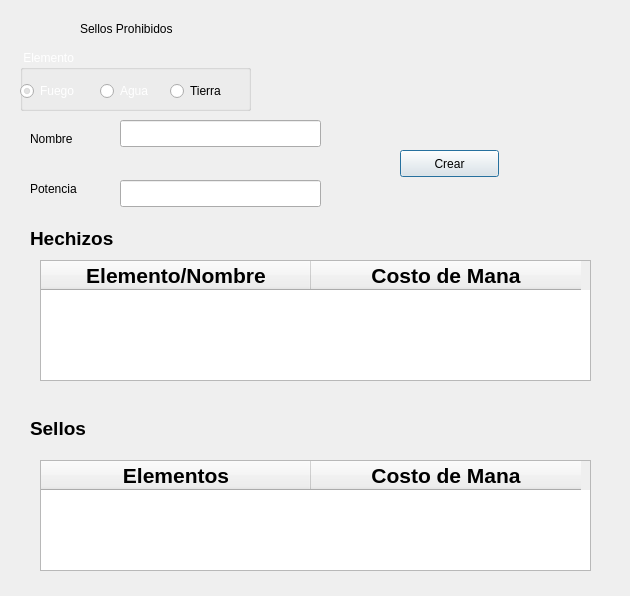
<?xml version="1.0" encoding="UTF-8"?>
<ui version="4.0">
 <class>crear</class>
 <widget class="QDialog" name="crear">
  <property name="geometry">
   <rect>
    <x>0</x>
    <y>0</y>
    <width>630</width>
    <height>596</height>
   </rect>
  </property>
  <property name="windowTitle">
   <string>Dialog</string>
  </property>
  <widget class="QLabel" name="label_2">
   <property name="geometry">
    <rect>
     <x>80</x>
     <y>20</y>
     <width>231</width>
     <height>17</height>
    </rect>
   </property>
   <property name="text">
    <string>Sellos Prohibidos</string>
   </property>
  </widget>
  <widget class="QGroupBox" name="grupo1">
   <property name="geometry">
    <rect>
     <x>20</x>
     <y>50</y>
     <width>231</width>
     <height>61</height>
    </rect>
   </property>
   <property name="palette">
    <palette>
     <active>
      <colorrole role="WindowText">
       <brush brushstyle="SolidPattern">
        <color alpha="255">
         <red>255</red>
         <green>255</green>
         <blue>255</blue>
        </color>
       </brush>
      </colorrole>
      <colorrole role="Button">
       <brush brushstyle="SolidPattern">
        <color alpha="255">
         <red>255</red>
         <green>255</green>
         <blue>255</blue>
        </color>
       </brush>
      </colorrole>
      <colorrole role="Midlight">
       <brush brushstyle="SolidPattern">
        <color alpha="255">
         <red>255</red>
         <green>255</green>
         <blue>255</blue>
        </color>
       </brush>
      </colorrole>
      <colorrole role="Dark">
       <brush brushstyle="SolidPattern">
        <color alpha="255">
         <red>255</red>
         <green>255</green>
         <blue>255</blue>
        </color>
       </brush>
      </colorrole>
      <colorrole role="Mid">
       <brush brushstyle="SolidPattern">
        <color alpha="255">
         <red>255</red>
         <green>255</green>
         <blue>255</blue>
        </color>
       </brush>
      </colorrole>
      <colorrole role="Text">
       <brush brushstyle="SolidPattern">
        <color alpha="255">
         <red>255</red>
         <green>255</green>
         <blue>255</blue>
        </color>
       </brush>
      </colorrole>
      <colorrole role="ButtonText">
       <brush brushstyle="SolidPattern">
        <color alpha="255">
         <red>255</red>
         <green>255</green>
         <blue>255</blue>
        </color>
       </brush>
      </colorrole>
      <colorrole role="Base">
       <brush brushstyle="SolidPattern">
        <color alpha="255">
         <red>255</red>
         <green>255</green>
         <blue>255</blue>
        </color>
       </brush>
      </colorrole>
      <colorrole role="Window">
       <brush brushstyle="SolidPattern">
        <color alpha="255">
         <red>255</red>
         <green>255</green>
         <blue>255</blue>
        </color>
       </brush>
      </colorrole>
      <colorrole role="Shadow">
       <brush brushstyle="SolidPattern">
        <color alpha="255">
         <red>255</red>
         <green>255</green>
         <blue>255</blue>
        </color>
       </brush>
      </colorrole>
      <colorrole role="Highlight">
       <brush brushstyle="SolidPattern">
        <color alpha="255">
         <red>255</red>
         <green>255</green>
         <blue>255</blue>
        </color>
       </brush>
      </colorrole>
      <colorrole role="Link">
       <brush brushstyle="SolidPattern">
        <color alpha="255">
         <red>255</red>
         <green>255</green>
         <blue>255</blue>
        </color>
       </brush>
      </colorrole>
      <colorrole role="LinkVisited">
       <brush brushstyle="SolidPattern">
        <color alpha="255">
         <red>255</red>
         <green>255</green>
         <blue>255</blue>
        </color>
       </brush>
      </colorrole>
      <colorrole role="AlternateBase">
       <brush brushstyle="SolidPattern">
        <color alpha="255">
         <red>255</red>
         <green>255</green>
         <blue>255</blue>
        </color>
       </brush>
      </colorrole>
     </active>
     <inactive>
      <colorrole role="WindowText">
       <brush brushstyle="SolidPattern">
        <color alpha="255">
         <red>255</red>
         <green>255</green>
         <blue>255</blue>
        </color>
       </brush>
      </colorrole>
      <colorrole role="Button">
       <brush brushstyle="SolidPattern">
        <color alpha="255">
         <red>255</red>
         <green>255</green>
         <blue>255</blue>
        </color>
       </brush>
      </colorrole>
      <colorrole role="Midlight">
       <brush brushstyle="SolidPattern">
        <color alpha="255">
         <red>255</red>
         <green>255</green>
         <blue>255</blue>
        </color>
       </brush>
      </colorrole>
      <colorrole role="Dark">
       <brush brushstyle="SolidPattern">
        <color alpha="255">
         <red>255</red>
         <green>255</green>
         <blue>255</blue>
        </color>
       </brush>
      </colorrole>
      <colorrole role="Mid">
       <brush brushstyle="SolidPattern">
        <color alpha="255">
         <red>255</red>
         <green>255</green>
         <blue>255</blue>
        </color>
       </brush>
      </colorrole>
      <colorrole role="Text">
       <brush brushstyle="SolidPattern">
        <color alpha="255">
         <red>255</red>
         <green>255</green>
         <blue>255</blue>
        </color>
       </brush>
      </colorrole>
      <colorrole role="ButtonText">
       <brush brushstyle="SolidPattern">
        <color alpha="255">
         <red>255</red>
         <green>255</green>
         <blue>255</blue>
        </color>
       </brush>
      </colorrole>
      <colorrole role="Base">
       <brush brushstyle="SolidPattern">
        <color alpha="255">
         <red>255</red>
         <green>255</green>
         <blue>255</blue>
        </color>
       </brush>
      </colorrole>
      <colorrole role="Window">
       <brush brushstyle="SolidPattern">
        <color alpha="255">
         <red>255</red>
         <green>255</green>
         <blue>255</blue>
        </color>
       </brush>
      </colorrole>
      <colorrole role="Shadow">
       <brush brushstyle="SolidPattern">
        <color alpha="255">
         <red>255</red>
         <green>255</green>
         <blue>255</blue>
        </color>
       </brush>
      </colorrole>
      <colorrole role="Highlight">
       <brush brushstyle="SolidPattern">
        <color alpha="255">
         <red>255</red>
         <green>255</green>
         <blue>255</blue>
        </color>
       </brush>
      </colorrole>
      <colorrole role="Link">
       <brush brushstyle="SolidPattern">
        <color alpha="255">
         <red>255</red>
         <green>255</green>
         <blue>255</blue>
        </color>
       </brush>
      </colorrole>
      <colorrole role="LinkVisited">
       <brush brushstyle="SolidPattern">
        <color alpha="255">
         <red>255</red>
         <green>255</green>
         <blue>255</blue>
        </color>
       </brush>
      </colorrole>
      <colorrole role="AlternateBase">
       <brush brushstyle="SolidPattern">
        <color alpha="255">
         <red>255</red>
         <green>255</green>
         <blue>255</blue>
        </color>
       </brush>
      </colorrole>
     </inactive>
     <disabled>
      <colorrole role="WindowText">
       <brush brushstyle="SolidPattern">
        <color alpha="255">
         <red>255</red>
         <green>255</green>
         <blue>255</blue>
        </color>
       </brush>
      </colorrole>
      <colorrole role="Button">
       <brush brushstyle="SolidPattern">
        <color alpha="255">
         <red>255</red>
         <green>255</green>
         <blue>255</blue>
        </color>
       </brush>
      </colorrole>
      <colorrole role="Midlight">
       <brush brushstyle="SolidPattern">
        <color alpha="255">
         <red>255</red>
         <green>255</green>
         <blue>255</blue>
        </color>
       </brush>
      </colorrole>
      <colorrole role="Dark">
       <brush brushstyle="SolidPattern">
        <color alpha="255">
         <red>255</red>
         <green>255</green>
         <blue>255</blue>
        </color>
       </brush>
      </colorrole>
      <colorrole role="Mid">
       <brush brushstyle="SolidPattern">
        <color alpha="255">
         <red>255</red>
         <green>255</green>
         <blue>255</blue>
        </color>
       </brush>
      </colorrole>
      <colorrole role="Text">
       <brush brushstyle="SolidPattern">
        <color alpha="255">
         <red>255</red>
         <green>255</green>
         <blue>255</blue>
        </color>
       </brush>
      </colorrole>
      <colorrole role="ButtonText">
       <brush brushstyle="SolidPattern">
        <color alpha="255">
         <red>255</red>
         <green>255</green>
         <blue>255</blue>
        </color>
       </brush>
      </colorrole>
      <colorrole role="Base">
       <brush brushstyle="SolidPattern">
        <color alpha="255">
         <red>255</red>
         <green>255</green>
         <blue>255</blue>
        </color>
       </brush>
      </colorrole>
      <colorrole role="Window">
       <brush brushstyle="SolidPattern">
        <color alpha="255">
         <red>255</red>
         <green>255</green>
         <blue>255</blue>
        </color>
       </brush>
      </colorrole>
      <colorrole role="Shadow">
       <brush brushstyle="SolidPattern">
        <color alpha="255">
         <red>255</red>
         <green>255</green>
         <blue>255</blue>
        </color>
       </brush>
      </colorrole>
      <colorrole role="Highlight">
       <brush brushstyle="SolidPattern">
        <color alpha="255">
         <red>240</red>
         <green>240</green>
         <blue>240</blue>
        </color>
       </brush>
      </colorrole>
      <colorrole role="Link">
       <brush brushstyle="SolidPattern">
        <color alpha="255">
         <red>255</red>
         <green>255</green>
         <blue>255</blue>
        </color>
       </brush>
      </colorrole>
      <colorrole role="LinkVisited">
       <brush brushstyle="SolidPattern">
        <color alpha="255">
         <red>255</red>
         <green>255</green>
         <blue>255</blue>
        </color>
       </brush>
      </colorrole>
      <colorrole role="AlternateBase">
       <brush brushstyle="SolidPattern">
        <color alpha="255">
         <red>255</red>
         <green>255</green>
         <blue>255</blue>
        </color>
       </brush>
      </colorrole>
     </disabled>
    </palette>
   </property>
   <property name="title">
    <string> Elemento</string>
   </property>
   <widget class="QRadioButton" name="rb_fuego">
    <property name="geometry">
     <rect>
      <x>0</x>
      <y>30</y>
      <width>71</width>
      <height>22</height>
     </rect>
    </property>
    <property name="autoFillBackground">
     <bool>false</bool>
    </property>
    <property name="text">
     <string>Fuego</string>
    </property>
    <property name="checked">
     <bool>true</bool>
    </property>
   </widget>
   <widget class="QRadioButton" name="rb_agua">
    <property name="geometry">
     <rect>
      <x>80</x>
      <y>30</y>
      <width>71</width>
      <height>22</height>
     </rect>
    </property>
    <property name="palette">
     <palette>
      <active>
       <colorrole role="WindowText">
        <brush brushstyle="SolidPattern">
         <color alpha="255">
          <red>255</red>
          <green>255</green>
          <blue>255</blue>
         </color>
        </brush>
       </colorrole>
       <colorrole role="Button">
        <brush brushstyle="SolidPattern">
         <color alpha="255">
          <red>255</red>
          <green>255</green>
          <blue>255</blue>
         </color>
        </brush>
       </colorrole>
       <colorrole role="Midlight">
        <brush brushstyle="SolidPattern">
         <color alpha="255">
          <red>255</red>
          <green>255</green>
          <blue>255</blue>
         </color>
        </brush>
       </colorrole>
       <colorrole role="Dark">
        <brush brushstyle="SolidPattern">
         <color alpha="255">
          <red>255</red>
          <green>255</green>
          <blue>255</blue>
         </color>
        </brush>
       </colorrole>
       <colorrole role="Mid">
        <brush brushstyle="SolidPattern">
         <color alpha="255">
          <red>255</red>
          <green>255</green>
          <blue>255</blue>
         </color>
        </brush>
       </colorrole>
       <colorrole role="Text">
        <brush brushstyle="SolidPattern">
         <color alpha="255">
          <red>255</red>
          <green>255</green>
          <blue>255</blue>
         </color>
        </brush>
       </colorrole>
       <colorrole role="ButtonText">
        <brush brushstyle="SolidPattern">
         <color alpha="255">
          <red>76</red>
          <green>76</green>
          <blue>76</blue>
         </color>
        </brush>
       </colorrole>
       <colorrole role="NoRole">
        <brush brushstyle="SolidPattern">
         <color alpha="255">
          <red>255</red>
          <green>255</green>
          <blue>255</blue>
         </color>
        </brush>
       </colorrole>
      </active>
      <inactive>
       <colorrole role="WindowText">
        <brush brushstyle="SolidPattern">
         <color alpha="255">
          <red>255</red>
          <green>255</green>
          <blue>255</blue>
         </color>
        </brush>
       </colorrole>
       <colorrole role="Button">
        <brush brushstyle="SolidPattern">
         <color alpha="255">
          <red>255</red>
          <green>255</green>
          <blue>255</blue>
         </color>
        </brush>
       </colorrole>
       <colorrole role="Midlight">
        <brush brushstyle="SolidPattern">
         <color alpha="255">
          <red>255</red>
          <green>255</green>
          <blue>255</blue>
         </color>
        </brush>
       </colorrole>
       <colorrole role="Dark">
        <brush brushstyle="SolidPattern">
         <color alpha="255">
          <red>255</red>
          <green>255</green>
          <blue>255</blue>
         </color>
        </brush>
       </colorrole>
       <colorrole role="Mid">
        <brush brushstyle="SolidPattern">
         <color alpha="255">
          <red>255</red>
          <green>255</green>
          <blue>255</blue>
         </color>
        </brush>
       </colorrole>
       <colorrole role="Text">
        <brush brushstyle="SolidPattern">
         <color alpha="255">
          <red>255</red>
          <green>255</green>
          <blue>255</blue>
         </color>
        </brush>
       </colorrole>
       <colorrole role="ButtonText">
        <brush brushstyle="SolidPattern">
         <color alpha="255">
          <red>76</red>
          <green>76</green>
          <blue>76</blue>
         </color>
        </brush>
       </colorrole>
       <colorrole role="NoRole">
        <brush brushstyle="SolidPattern">
         <color alpha="255">
          <red>255</red>
          <green>255</green>
          <blue>255</blue>
         </color>
        </brush>
       </colorrole>
      </inactive>
      <disabled>
       <colorrole role="WindowText">
        <brush brushstyle="SolidPattern">
         <color alpha="255">
          <red>255</red>
          <green>255</green>
          <blue>255</blue>
         </color>
        </brush>
       </colorrole>
       <colorrole role="Button">
        <brush brushstyle="SolidPattern">
         <color alpha="255">
          <red>255</red>
          <green>255</green>
          <blue>255</blue>
         </color>
        </brush>
       </colorrole>
       <colorrole role="Midlight">
        <brush brushstyle="SolidPattern">
         <color alpha="255">
          <red>255</red>
          <green>255</green>
          <blue>255</blue>
         </color>
        </brush>
       </colorrole>
       <colorrole role="Dark">
        <brush brushstyle="SolidPattern">
         <color alpha="255">
          <red>255</red>
          <green>255</green>
          <blue>255</blue>
         </color>
        </brush>
       </colorrole>
       <colorrole role="Mid">
        <brush brushstyle="SolidPattern">
         <color alpha="255">
          <red>255</red>
          <green>255</green>
          <blue>255</blue>
         </color>
        </brush>
       </colorrole>
       <colorrole role="Text">
        <brush brushstyle="SolidPattern">
         <color alpha="255">
          <red>255</red>
          <green>255</green>
          <blue>255</blue>
         </color>
        </brush>
       </colorrole>
       <colorrole role="ButtonText">
        <brush brushstyle="SolidPattern">
         <color alpha="255">
          <red>255</red>
          <green>255</green>
          <blue>255</blue>
         </color>
        </brush>
       </colorrole>
       <colorrole role="NoRole">
        <brush brushstyle="SolidPattern">
         <color alpha="255">
          <red>255</red>
          <green>255</green>
          <blue>255</blue>
         </color>
        </brush>
       </colorrole>
      </disabled>
     </palette>
    </property>
    <property name="text">
     <string>Agua</string>
    </property>
   </widget>
   <widget class="QRadioButton" name="rb_tierra">
    <property name="geometry">
     <rect>
      <x>150</x>
      <y>30</y>
      <width>81</width>
      <height>22</height>
     </rect>
    </property>
    <property name="palette">
     <palette>
      <active>
       <colorrole role="WindowText">
        <brush brushstyle="SolidPattern">
         <color alpha="255">
          <red>0</red>
          <green>0</green>
          <blue>0</blue>
         </color>
        </brush>
       </colorrole>
       <colorrole role="Button">
        <brush brushstyle="SolidPattern">
         <color alpha="255">
          <red>255</red>
          <green>255</green>
          <blue>255</blue>
         </color>
        </brush>
       </colorrole>
       <colorrole role="Light">
        <brush brushstyle="SolidPattern">
         <color alpha="255">
          <red>255</red>
          <green>255</green>
          <blue>255</blue>
         </color>
        </brush>
       </colorrole>
       <colorrole role="Midlight">
        <brush brushstyle="SolidPattern">
         <color alpha="255">
          <red>255</red>
          <green>255</green>
          <blue>255</blue>
         </color>
        </brush>
       </colorrole>
       <colorrole role="Dark">
        <brush brushstyle="SolidPattern">
         <color alpha="255">
          <red>127</red>
          <green>127</green>
          <blue>127</blue>
         </color>
        </brush>
       </colorrole>
       <colorrole role="Mid">
        <brush brushstyle="SolidPattern">
         <color alpha="255">
          <red>170</red>
          <green>170</green>
          <blue>170</blue>
         </color>
        </brush>
       </colorrole>
       <colorrole role="Text">
        <brush brushstyle="SolidPattern">
         <color alpha="255">
          <red>0</red>
          <green>0</green>
          <blue>0</blue>
         </color>
        </brush>
       </colorrole>
       <colorrole role="BrightText">
        <brush brushstyle="SolidPattern">
         <color alpha="255">
          <red>255</red>
          <green>255</green>
          <blue>255</blue>
         </color>
        </brush>
       </colorrole>
       <colorrole role="ButtonText">
        <brush brushstyle="SolidPattern">
         <color alpha="255">
          <red>0</red>
          <green>0</green>
          <blue>0</blue>
         </color>
        </brush>
       </colorrole>
       <colorrole role="Base">
        <brush brushstyle="SolidPattern">
         <color alpha="255">
          <red>255</red>
          <green>255</green>
          <blue>255</blue>
         </color>
        </brush>
       </colorrole>
       <colorrole role="Window">
        <brush brushstyle="SolidPattern">
         <color alpha="255">
          <red>255</red>
          <green>255</green>
          <blue>255</blue>
         </color>
        </brush>
       </colorrole>
       <colorrole role="Shadow">
        <brush brushstyle="SolidPattern">
         <color alpha="255">
          <red>0</red>
          <green>0</green>
          <blue>0</blue>
         </color>
        </brush>
       </colorrole>
       <colorrole role="AlternateBase">
        <brush brushstyle="SolidPattern">
         <color alpha="255">
          <red>255</red>
          <green>255</green>
          <blue>255</blue>
         </color>
        </brush>
       </colorrole>
       <colorrole role="ToolTipBase">
        <brush brushstyle="SolidPattern">
         <color alpha="255">
          <red>255</red>
          <green>255</green>
          <blue>220</blue>
         </color>
        </brush>
       </colorrole>
       <colorrole role="ToolTipText">
        <brush brushstyle="SolidPattern">
         <color alpha="255">
          <red>0</red>
          <green>0</green>
          <blue>0</blue>
         </color>
        </brush>
       </colorrole>
      </active>
      <inactive>
       <colorrole role="WindowText">
        <brush brushstyle="SolidPattern">
         <color alpha="255">
          <red>0</red>
          <green>0</green>
          <blue>0</blue>
         </color>
        </brush>
       </colorrole>
       <colorrole role="Button">
        <brush brushstyle="SolidPattern">
         <color alpha="255">
          <red>255</red>
          <green>255</green>
          <blue>255</blue>
         </color>
        </brush>
       </colorrole>
       <colorrole role="Light">
        <brush brushstyle="SolidPattern">
         <color alpha="255">
          <red>255</red>
          <green>255</green>
          <blue>255</blue>
         </color>
        </brush>
       </colorrole>
       <colorrole role="Midlight">
        <brush brushstyle="SolidPattern">
         <color alpha="255">
          <red>255</red>
          <green>255</green>
          <blue>255</blue>
         </color>
        </brush>
       </colorrole>
       <colorrole role="Dark">
        <brush brushstyle="SolidPattern">
         <color alpha="255">
          <red>127</red>
          <green>127</green>
          <blue>127</blue>
         </color>
        </brush>
       </colorrole>
       <colorrole role="Mid">
        <brush brushstyle="SolidPattern">
         <color alpha="255">
          <red>170</red>
          <green>170</green>
          <blue>170</blue>
         </color>
        </brush>
       </colorrole>
       <colorrole role="Text">
        <brush brushstyle="SolidPattern">
         <color alpha="255">
          <red>0</red>
          <green>0</green>
          <blue>0</blue>
         </color>
        </brush>
       </colorrole>
       <colorrole role="BrightText">
        <brush brushstyle="SolidPattern">
         <color alpha="255">
          <red>255</red>
          <green>255</green>
          <blue>255</blue>
         </color>
        </brush>
       </colorrole>
       <colorrole role="ButtonText">
        <brush brushstyle="SolidPattern">
         <color alpha="255">
          <red>0</red>
          <green>0</green>
          <blue>0</blue>
         </color>
        </brush>
       </colorrole>
       <colorrole role="Base">
        <brush brushstyle="SolidPattern">
         <color alpha="255">
          <red>255</red>
          <green>255</green>
          <blue>255</blue>
         </color>
        </brush>
       </colorrole>
       <colorrole role="Window">
        <brush brushstyle="SolidPattern">
         <color alpha="255">
          <red>255</red>
          <green>255</green>
          <blue>255</blue>
         </color>
        </brush>
       </colorrole>
       <colorrole role="Shadow">
        <brush brushstyle="SolidPattern">
         <color alpha="255">
          <red>0</red>
          <green>0</green>
          <blue>0</blue>
         </color>
        </brush>
       </colorrole>
       <colorrole role="AlternateBase">
        <brush brushstyle="SolidPattern">
         <color alpha="255">
          <red>255</red>
          <green>255</green>
          <blue>255</blue>
         </color>
        </brush>
       </colorrole>
       <colorrole role="ToolTipBase">
        <brush brushstyle="SolidPattern">
         <color alpha="255">
          <red>255</red>
          <green>255</green>
          <blue>220</blue>
         </color>
        </brush>
       </colorrole>
       <colorrole role="ToolTipText">
        <brush brushstyle="SolidPattern">
         <color alpha="255">
          <red>0</red>
          <green>0</green>
          <blue>0</blue>
         </color>
        </brush>
       </colorrole>
      </inactive>
      <disabled>
       <colorrole role="WindowText">
        <brush brushstyle="SolidPattern">
         <color alpha="255">
          <red>127</red>
          <green>127</green>
          <blue>127</blue>
         </color>
        </brush>
       </colorrole>
       <colorrole role="Button">
        <brush brushstyle="SolidPattern">
         <color alpha="255">
          <red>255</red>
          <green>255</green>
          <blue>255</blue>
         </color>
        </brush>
       </colorrole>
       <colorrole role="Light">
        <brush brushstyle="SolidPattern">
         <color alpha="255">
          <red>255</red>
          <green>255</green>
          <blue>255</blue>
         </color>
        </brush>
       </colorrole>
       <colorrole role="Midlight">
        <brush brushstyle="SolidPattern">
         <color alpha="255">
          <red>255</red>
          <green>255</green>
          <blue>255</blue>
         </color>
        </brush>
       </colorrole>
       <colorrole role="Dark">
        <brush brushstyle="SolidPattern">
         <color alpha="255">
          <red>127</red>
          <green>127</green>
          <blue>127</blue>
         </color>
        </brush>
       </colorrole>
       <colorrole role="Mid">
        <brush brushstyle="SolidPattern">
         <color alpha="255">
          <red>170</red>
          <green>170</green>
          <blue>170</blue>
         </color>
        </brush>
       </colorrole>
       <colorrole role="Text">
        <brush brushstyle="SolidPattern">
         <color alpha="255">
          <red>127</red>
          <green>127</green>
          <blue>127</blue>
         </color>
        </brush>
       </colorrole>
       <colorrole role="BrightText">
        <brush brushstyle="SolidPattern">
         <color alpha="255">
          <red>255</red>
          <green>255</green>
          <blue>255</blue>
         </color>
        </brush>
       </colorrole>
       <colorrole role="ButtonText">
        <brush brushstyle="SolidPattern">
         <color alpha="255">
          <red>127</red>
          <green>127</green>
          <blue>127</blue>
         </color>
        </brush>
       </colorrole>
       <colorrole role="Base">
        <brush brushstyle="SolidPattern">
         <color alpha="255">
          <red>255</red>
          <green>255</green>
          <blue>255</blue>
         </color>
        </brush>
       </colorrole>
       <colorrole role="Window">
        <brush brushstyle="SolidPattern">
         <color alpha="255">
          <red>255</red>
          <green>255</green>
          <blue>255</blue>
         </color>
        </brush>
       </colorrole>
       <colorrole role="Shadow">
        <brush brushstyle="SolidPattern">
         <color alpha="255">
          <red>0</red>
          <green>0</green>
          <blue>0</blue>
         </color>
        </brush>
       </colorrole>
       <colorrole role="AlternateBase">
        <brush brushstyle="SolidPattern">
         <color alpha="255">
          <red>255</red>
          <green>255</green>
          <blue>255</blue>
         </color>
        </brush>
       </colorrole>
       <colorrole role="ToolTipBase">
        <brush brushstyle="SolidPattern">
         <color alpha="255">
          <red>255</red>
          <green>255</green>
          <blue>220</blue>
         </color>
        </brush>
       </colorrole>
       <colorrole role="ToolTipText">
        <brush brushstyle="SolidPattern">
         <color alpha="255">
          <red>0</red>
          <green>0</green>
          <blue>0</blue>
         </color>
        </brush>
       </colorrole>
      </disabled>
     </palette>
    </property>
    <property name="text">
     <string>Tierra</string>
    </property>
   </widget>
  </widget>
  <widget class="QLabel" name="label">
   <property name="geometry">
    <rect>
     <x>30</x>
     <y>130</y>
     <width>67</width>
     <height>17</height>
    </rect>
   </property>
   <property name="palette">
    <palette>
     <active>
      <colorrole role="Text">
       <brush brushstyle="SolidPattern">
        <color alpha="255">
         <red>255</red>
         <green>255</green>
         <blue>255</blue>
        </color>
       </brush>
      </colorrole>
     </active>
     <inactive>
      <colorrole role="Text">
       <brush brushstyle="SolidPattern">
        <color alpha="255">
         <red>255</red>
         <green>255</green>
         <blue>255</blue>
        </color>
       </brush>
      </colorrole>
     </inactive>
     <disabled>
      <colorrole role="Text">
       <brush brushstyle="SolidPattern">
        <color alpha="255">
         <red>159</red>
         <green>158</green>
         <blue>158</blue>
        </color>
       </brush>
      </colorrole>
     </disabled>
    </palette>
   </property>
   <property name="text">
    <string>Nombre</string>
   </property>
  </widget>
  <widget class="QLineEdit" name="tf_nombre">
   <property name="geometry">
    <rect>
     <x>120</x>
     <y>120</y>
     <width>201</width>
     <height>27</height>
    </rect>
   </property>
  </widget>
  <widget class="QLabel" name="label_3">
   <property name="geometry">
    <rect>
     <x>30</x>
     <y>180</y>
     <width>67</width>
     <height>17</height>
    </rect>
   </property>
   <property name="palette">
    <palette>
     <active>
      <colorrole role="Text">
       <brush brushstyle="SolidPattern">
        <color alpha="255">
         <red>255</red>
         <green>255</green>
         <blue>255</blue>
        </color>
       </brush>
      </colorrole>
     </active>
     <inactive>
      <colorrole role="Text">
       <brush brushstyle="SolidPattern">
        <color alpha="255">
         <red>255</red>
         <green>255</green>
         <blue>255</blue>
        </color>
       </brush>
      </colorrole>
     </inactive>
     <disabled>
      <colorrole role="Text">
       <brush brushstyle="SolidPattern">
        <color alpha="255">
         <red>159</red>
         <green>158</green>
         <blue>158</blue>
        </color>
       </brush>
      </colorrole>
     </disabled>
    </palette>
   </property>
   <property name="text">
    <string>Potencia</string>
   </property>
  </widget>
  <widget class="QLineEdit" name="tf_potencia">
   <property name="geometry">
    <rect>
     <x>120</x>
     <y>180</y>
     <width>201</width>
     <height>27</height>
    </rect>
   </property>
  </widget>
  <widget class="QPushButton" name="crearHechizos">
   <property name="geometry">
    <rect>
     <x>400</x>
     <y>150</y>
     <width>99</width>
     <height>27</height>
    </rect>
   </property>
   <property name="text">
    <string>Crear</string>
   </property>
  </widget>
  <widget class="QTableWidget" name="tabla1">
   <property name="geometry">
    <rect>
     <x>40</x>
     <y>260</y>
     <width>551</width>
     <height>121</height>
    </rect>
   </property>
   <property name="palette">
    <palette>
     <active>
      <colorrole role="Text">
       <brush brushstyle="SolidPattern">
        <color alpha="255">
         <red>0</red>
         <green>0</green>
         <blue>0</blue>
        </color>
       </brush>
      </colorrole>
      <colorrole role="Base">
       <brush brushstyle="SolidPattern">
        <color alpha="255">
         <red>255</red>
         <green>255</green>
         <blue>255</blue>
        </color>
       </brush>
      </colorrole>
     </active>
     <inactive>
      <colorrole role="Text">
       <brush brushstyle="SolidPattern">
        <color alpha="255">
         <red>0</red>
         <green>0</green>
         <blue>0</blue>
        </color>
       </brush>
      </colorrole>
      <colorrole role="Base">
       <brush brushstyle="SolidPattern">
        <color alpha="255">
         <red>255</red>
         <green>255</green>
         <blue>255</blue>
        </color>
       </brush>
      </colorrole>
     </inactive>
     <disabled>
      <colorrole role="Text">
       <brush brushstyle="SolidPattern">
        <color alpha="255">
         <red>159</red>
         <green>158</green>
         <blue>158</blue>
        </color>
       </brush>
      </colorrole>
      <colorrole role="Base">
       <brush brushstyle="SolidPattern">
        <color alpha="255">
         <red>255</red>
         <green>255</green>
         <blue>255</blue>
        </color>
       </brush>
      </colorrole>
     </disabled>
    </palette>
   </property>
   <property name="font">
    <font>
     <pointsize>16</pointsize>
     <weight>75</weight>
     <bold>true</bold>
    </font>
   </property>
   <property name="autoFillBackground">
    <bool>false</bool>
   </property>
   <property name="autoScrollMargin">
    <number>15</number>
   </property>
   <attribute name="horizontalHeaderCascadingSectionResizes">
    <bool>true</bool>
   </attribute>
   <attribute name="horizontalHeaderDefaultSectionSize">
    <number>270</number>
   </attribute>
   <attribute name="horizontalHeaderShowSortIndicator" stdset="0">
    <bool>false</bool>
   </attribute>
   <attribute name="verticalHeaderDefaultSectionSize">
    <number>30</number>
   </attribute>
   <column>
    <property name="text">
     <string>Elemento/Nombre</string>
    </property>
   </column>
   <column>
    <property name="text">
     <string>Costo de Mana</string>
    </property>
   </column>
  </widget>
  <widget class="QTableWidget" name="tabla2">
   <property name="geometry">
    <rect>
     <x>40</x>
     <y>460</y>
     <width>551</width>
     <height>111</height>
    </rect>
   </property>
   <property name="palette">
    <palette>
     <active>
      <colorrole role="Text">
       <brush brushstyle="SolidPattern">
        <color alpha="255">
         <red>170</red>
         <green>0</green>
         <blue>0</blue>
        </color>
       </brush>
      </colorrole>
     </active>
     <inactive>
      <colorrole role="Text">
       <brush brushstyle="SolidPattern">
        <color alpha="255">
         <red>170</red>
         <green>0</green>
         <blue>0</blue>
        </color>
       </brush>
      </colorrole>
     </inactive>
     <disabled>
      <colorrole role="Text">
       <brush brushstyle="SolidPattern">
        <color alpha="255">
         <red>159</red>
         <green>158</green>
         <blue>158</blue>
        </color>
       </brush>
      </colorrole>
     </disabled>
    </palette>
   </property>
   <property name="font">
    <font>
     <pointsize>16</pointsize>
     <weight>75</weight>
     <bold>true</bold>
    </font>
   </property>
   <property name="autoScrollMargin">
    <number>15</number>
   </property>
   <attribute name="horizontalHeaderCascadingSectionResizes">
    <bool>true</bool>
   </attribute>
   <attribute name="horizontalHeaderDefaultSectionSize">
    <number>270</number>
   </attribute>
   <attribute name="horizontalHeaderShowSortIndicator" stdset="0">
    <bool>false</bool>
   </attribute>
   <attribute name="verticalHeaderDefaultSectionSize">
    <number>30</number>
   </attribute>
   <column>
    <property name="text">
     <string>Elementos</string>
    </property>
   </column>
   <column>
    <property name="text">
     <string>Costo de Mana</string>
    </property>
   </column>
  </widget>
  <widget class="QLabel" name="lb">
   <property name="geometry">
    <rect>
     <x>590</x>
     <y>310</y>
     <width>67</width>
     <height>17</height>
    </rect>
   </property>
   <property name="font">
    <font>
     <pointsize>14</pointsize>
     <weight>75</weight>
     <bold>true</bold>
    </font>
   </property>
   <property name="text">
    <string/>
   </property>
  </widget>
  <widget class="QLabel" name="label_4">
   <property name="geometry">
    <rect>
     <x>30</x>
     <y>230</y>
     <width>231</width>
     <height>17</height>
    </rect>
   </property>
   <property name="font">
    <font>
     <pointsize>14</pointsize>
     <weight>75</weight>
     <bold>true</bold>
    </font>
   </property>
   <property name="text">
    <string>Hechizos</string>
   </property>
  </widget>
  <widget class="QLabel" name="label_5">
   <property name="geometry">
    <rect>
     <x>30</x>
     <y>420</y>
     <width>231</width>
     <height>17</height>
    </rect>
   </property>
   <property name="font">
    <font>
     <pointsize>14</pointsize>
     <weight>75</weight>
     <bold>true</bold>
    </font>
   </property>
   <property name="text">
    <string>Sellos</string>
   </property>
  </widget>
 </widget>
 <resources/>
 <connections/>
</ui>
